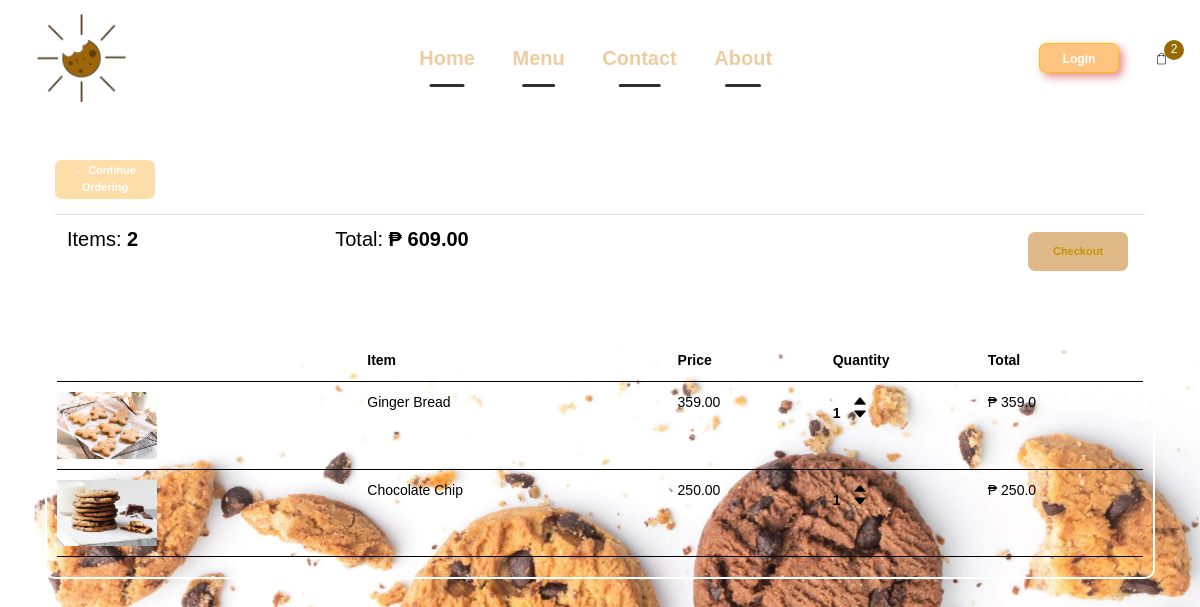
The page /cart/ (signed in) on the database its author committed.
### store/models.py (models this page shows, shortened)
class Order(models.Model):
    customer = models.ForeignKey(Customer, on_delete=models.SET_NULL, blank=True, null=True)
    date_ordered = models.DateTimeField(auto_now_add=True)
    complete = models.BooleanField(default=False, null=True, blank=False)
    transaction_id = models.CharField(max_length=200, null=True)
    @property
    def get_cart_total(self):
        orderitems = self.orderitem_set.all()
        total = sum([item.get_total for item in orderitems])
        return total
    @property
    def get_cart_items(self):
        orderitems = self.orderitem_set.all()
        total = sum([item.quantity for item in orderitems])
        return total

class OrderItem(models.Model):
    product = models.ForeignKey(Product, on_delete=models.SET_NULL, blank=True, null=True)
    order = models.ForeignKey(Order, on_delete=models.SET_NULL, blank=True, null=True)
    quantity = models.IntegerField(default=0, null=True, blank=True)
    date_added = models.DateTimeField(auto_now_add=True)
    @property
    def get_total(self):
        total = self.product.price * self.quantity
        return total

class Product(models.Model):
    name = models.CharField(max_length=200, null=True)
    price = models.FloatField()
    digital = models.BooleanField(default=False, null=True, blank=True)
    image = models.ImageField(null=True,blank=True)
    @property
    def imageURL(self):
        try:
            url = self.image.url
        except:
            url =''
        return url

### store/views.py (the view)
# urls.py: path('cart/', views.cart, name="cart"),
def cart(request):
	if request.user.is_authenticated:
		customer = request.user.customer
		order, created = Order.objects.get_or_create(customer=customer, complete=False)
		items = order.orderitem_set.all()
		cartItems = order.get_cart_items
	else:
		items = []
		order = {'get_cart_total':0, 'get_cart_items':0, 'shipping':False}
		cartItems = order['get_cart_items']
	context = {'items' :items, 'order':order,'cartItems':cartItems}
	return render(request, 'store/cart.html', context)

### store/templates/store/cart.html
{% extends 'store/main.html' %}
{% load static %}
{% block content %}
	<div class="row">
		<div class="col-lg-12">
			<div class="box-element" style="border-radius: 10px;background-color: transparent;">
				<a  style="padding-top: 2px;" class="btn btn-outline-dark" href="{% url 'store' %}">&#x2190; Continue Ordering</a>
				<br>
				<br>
				<table class="table">
					<tr>
						<th><h5 style=" color: black;">Items: <strong>{{order.get_cart_items}}</strong></h5></th>
						<th><h5 style=" color: black;">Total: <strong> ₱  {{order.get_cart_total|floatformat:2}}</strong></h5></th>
						<th>
							<a  style="float:right; margin:5px;padding-top: 11px;background-color: burlywood;color: rgb(198, 149, 2);" class="btn btn-success" href="{% url 'checkout' %}">Checkout</a>
						</th>
					</tr>
				</table>
			</div>
			<br>
			<div class="box-element" style="border-radius: 10px;color: black;font-size: 14px;border: 2px solid white;">
				<div class="cart-row">
					<div style="flex:2"></div>
					<div style="flex:2"><strong>Item</strong></div>
					<div style="flex:1"><strong>Price</strong></div>
					<div style="flex:1"><strong>Quantity</strong></div>
					<div style="flex:1"><strong>Total </strong></div>
				</div>
				{%for item in items %}
				<div class="cart-row">
					<div style="flex:2"><img class="row-image" src="{{item.product.imageURL}}"></div>
					<div style="flex:2"><p>{{item.product.name}}</p></div>
					<div style="flex:1"><p>{{item.product.price|floatformat:2}}</p></div>
					<div style="flex:1">
						<p class="quantity">{{item.quantity}}</p>
						<div class="quantity">
							<img data-product={{item.product.id}} data-action="add" class="chg-quantity update-cart" src="{% static  'images/arrow-up.png' %}">
							<img data-product={{item.product.id}} data-action="remove" class="chg-quantity update-cart" src="{% static  'images/arrow-down.png' %}">
						</div>
					</div>
					<div style="flex:1"><p>₱ {{item.get_total}}</p></div>
				</div>
				{%endfor%}
			</div>
		</div>
	</div>
{% endblock content %}

### store/templates/store/main.html (shortened to what this page needs)
<!DOCTYPE html>
{% load static %}
<html>
<head>
	<link rel="stylesheet" type="text/css" href="{% static 'css/contact.css' %}">
	<link rel="stylesheet" type="text/css" href="{% static 'css/about.css' %}">
	<link rel="stylesheet" href="https://stackpath.bootstrapcdn.com/bootstrap/4.4.1/css/bootstrap.min.css">
	<link rel="stylesheet" type="text/css" href="{% static 'css/main.css' %}">
</head>
<body>
	<nav class="navbar navbar-expand-lg navbar-dark ">
	  <a class="navbar-brand" href="{% url 'store' %}" style="font-size: 16px;"><img src="{% static 'images/Sunkiesclean.png' %}" style="height: 90px; padding-left: 20px;"></a>
	  <div class="collapse navbar-collapse" id="navbarSupportedContent">
	    <ul class="navbar-nav mr-auto">
	      <li class="nav-item active">
	        <a class="nav-link" href="{% url 'store' %}"> <span class="sr-only">(current)</span></a>
	      </li>
	    </ul>
			<div class="secondnav">
            <ul>
                <li class="active"><a href="{% url 'home' %}">Home</a></li>
                <li><a href="{% url 'store' %}">Menu</a></li>
				<li><a href="{% url 'contact' %}">Contact</a></li>
				<li><a href="{% url 'about' %}">About</a></li>
            </ul>
			</div>
	    <div class="form-inline my-2 my-lg-0">
	     	<a href="{% url 'register' %}"class="btn btn-warning">Login</a>
	     	<a href="{% url 'cart' %}">
	    		<img  id="cart-icon" src="{% static 'images/shop.svg' %}">
	    	</a>
	    	<p id="cart-total">{{cartItems}}</p>
	    </div>
	  </div>
	</nav>
     <div class="container">
            <br>
            {% block content %}
            {% endblock content %}
         </div>
</body>
</html>

### static/css/contact.css (style rules this page uses)
* { margin: 0; padding: 0; box-sizing: border-box; font-family: 'Poppins', sans-serif; }

### static/css/main.css (style rules this page uses)
body { background: url('/static/images/cookie.jpg'); background-size: cover; height: 100vh; background-repeat: no-repeat; background-attachment: fixed; background-position: top; font-family: myFirstFont; }
h1,h2,h3,h4,h5,h6 { color: #f00b0b; }
.box-element { box-shadow:hsl(0, 0%, 80%) 0 0 16px; background-color: black; border-radius: 4px; padding: 10px; }
.navbar { background-color: transparent; }
#cart-icon { width:25px; display: inline-block; margin-left: 15px; color: burlywood; }
#cart-total { display: block; text-align: center; color:#fff; background-color: rgb(151, 106, 0); width: 20px; height: 20px; border-radius: 50%; font-size: 12px; margin-left: -10px; }
.col-lg-4, .col-lg-6, .col-lg-8, .col-lg-12 { margin-top: 10px; }
.btn { border-radius: 7px; height: 30px; font-size: 12px; color: #fff; font-weight: bold; background-color: rgb(255, 196, 128);box-shadow: 4px 4px 8px rgba(223, 117, 117, 0.822); transition: box-shadow 0.3s; margin-right: 15px; width: 80px; }
.row-image { width: 100px; }
.cart-row { display: flex; align-items: flex-stretch; padding-bottom: 10px; margin-bottom: 10px; border-bottom: 1px solid black; }
.quantity { display: inline-block; font-weight: 700; padding-right:10px; }
.chg-quantity { width: 12px; cursor: pointer; display: block; margin-top: 5px; transition:.1s; }
.box-element { background-color: transparent; font-size: 10px; box-shadow: none; }
.box-element .btn { font-size: 11px; height:39px ; width: 100px; padding: 0; margin-right: 14px; background-color:rgb(255, 221, 169); box-shadow: none; border: none; }
.secondnav { position: absolute; font-size: 20px; font-weight: 800; margin-left: 260px; }
.secondnav ul { list-style-type: none; margin: 0; padding: 0; overflow: hidden; }
.secondnav li { display: inline-block; }
.secondnav li a { position: relative; display: block; color: rgb(238, 204, 160); text-align: center; padding: 14px 16px; text-decoration: none; transition: color 0.3s; }
.secondnav li a::after { content: ''; position: absolute; width: 40%; height: 3px; bottom: 0; left: 50%; transform: translateX(-50%); background-color: #2f2f2f; transition: width 0.3s; border-radius: 2px; }
a { text-decoration: none; color: #fff; }

### rows shown on the page
Order: get_cart_items "2", get_cart_total "609.00"
OrderItem: product.imageURL (picture), product.name "Ginger Bread", product.price "359.00", quantity "1", get_total "359.0"
OrderItem: product.imageURL (picture), product.name "Chocolate Chip", product.price "250.00", quantity "1", get_total "250.0"

### other values the page prints
{{ cartItems }} "2"
